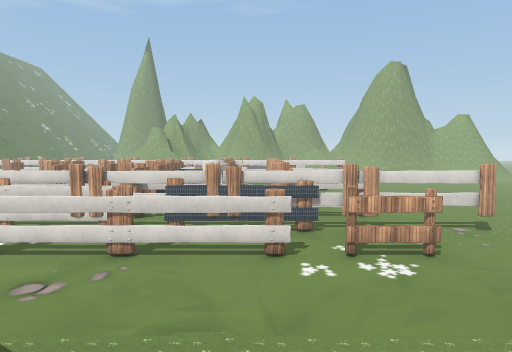
view 1 (above)

24 first-person views from a walk through a Unity game level. The camera is 1.4 m above the floor, tilts 4° down and sees 75° across. The floor is counted in squares, 2 m on a side. Each view is taken from the middle of a square. On the plan, view 1 faces up. The plan holds only what a view shows up to about 10 squares ahead; the rest is blank. The place goes on beyond the plan. The player is left out. Some animated figures are not drawn. Some surface patterns are stand-ins.

view 2
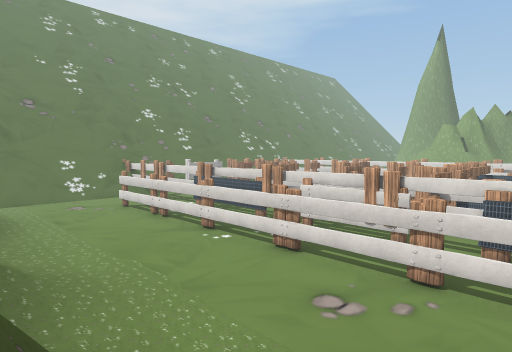

view 3
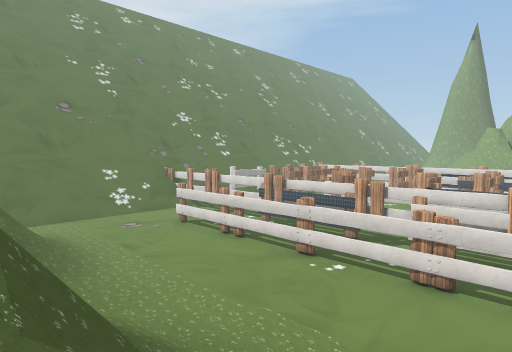

view 4
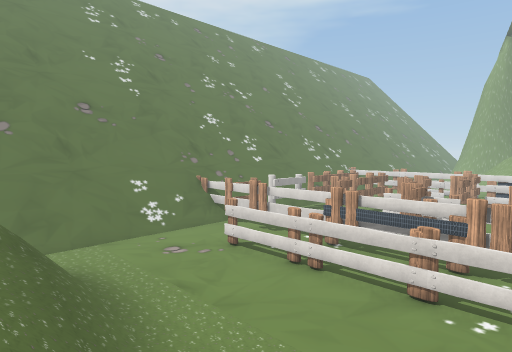

view 5
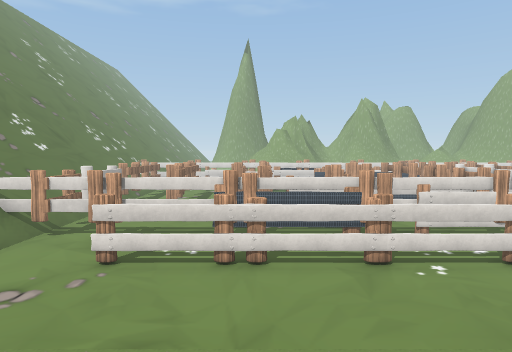

view 6
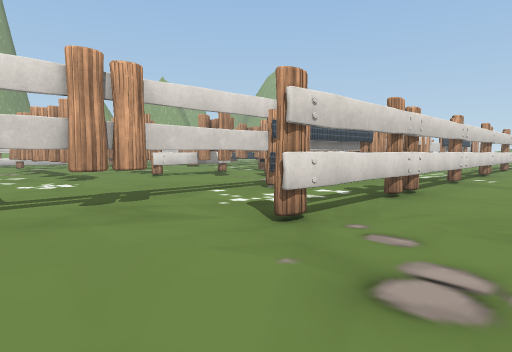

view 7
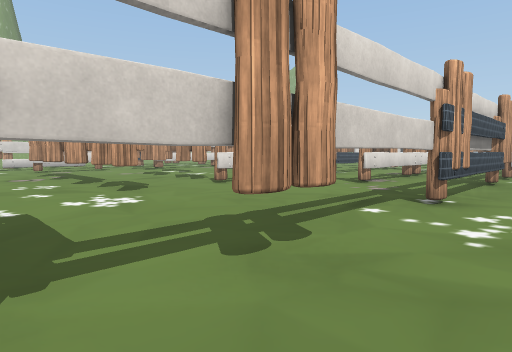

view 8
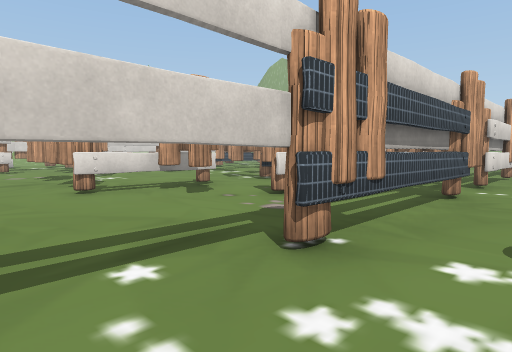

view 9
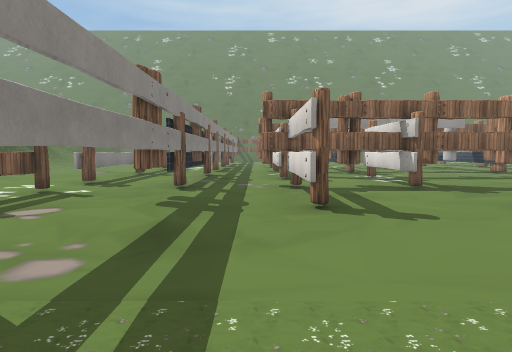

view 10
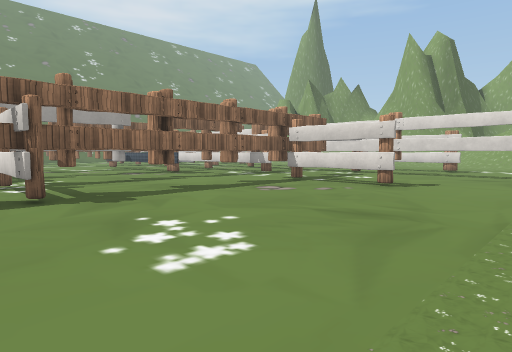

view 11
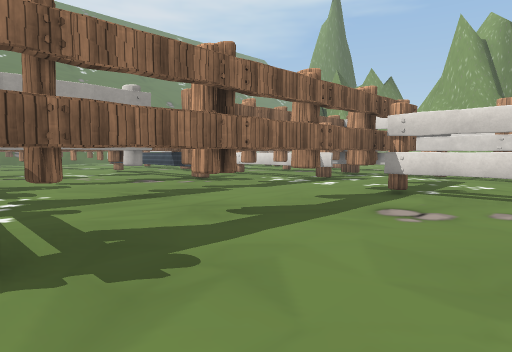

view 12
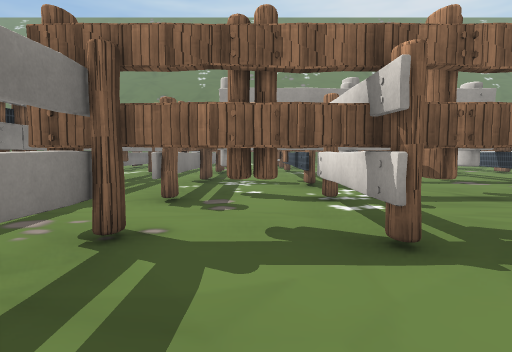

view 13
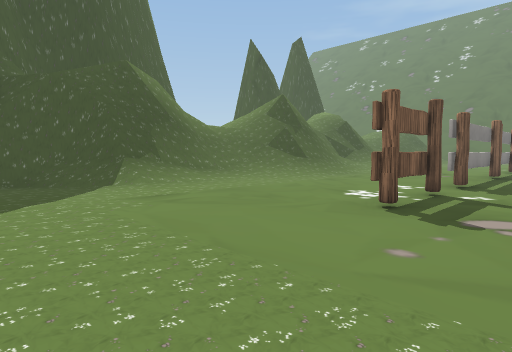

view 14
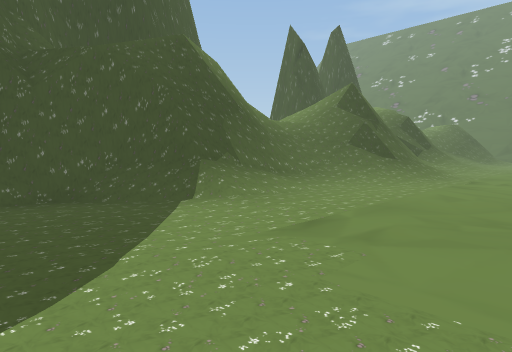

view 15
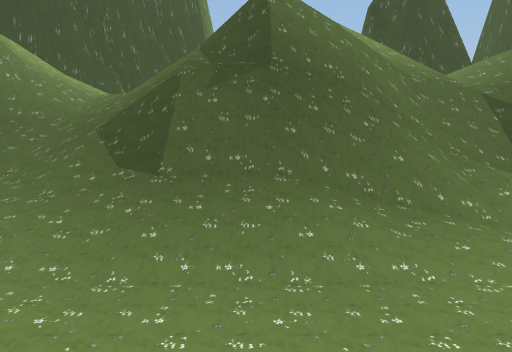

view 16
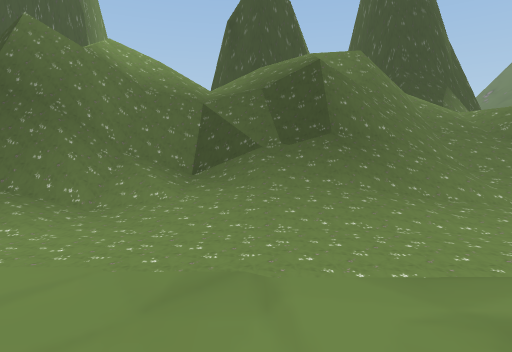

view 17
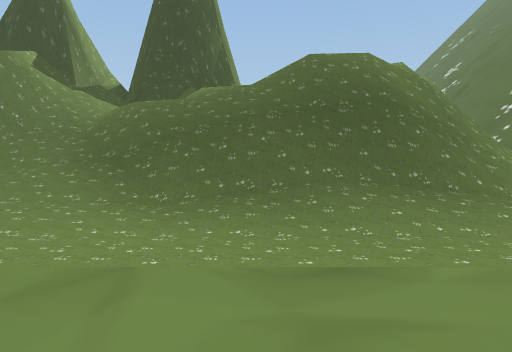

view 18
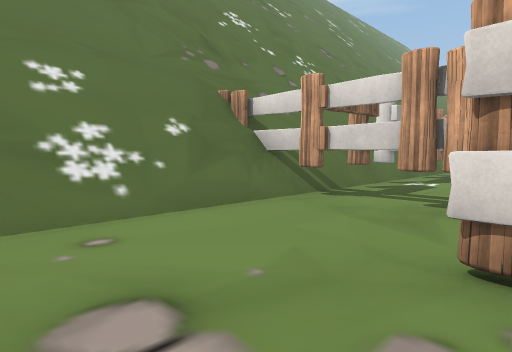

view 19
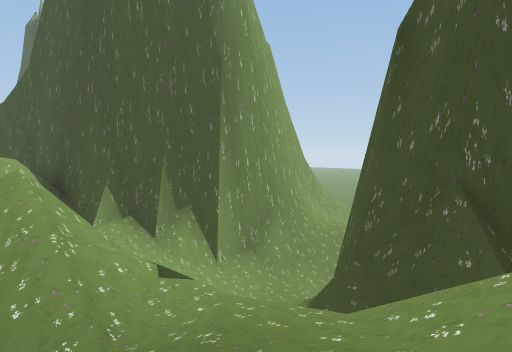

view 20
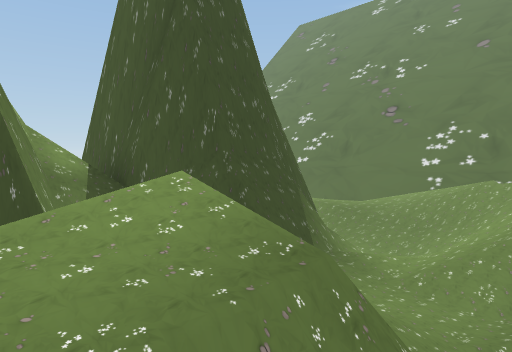

view 21
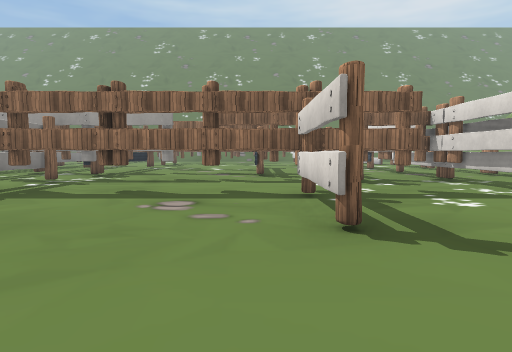

view 22
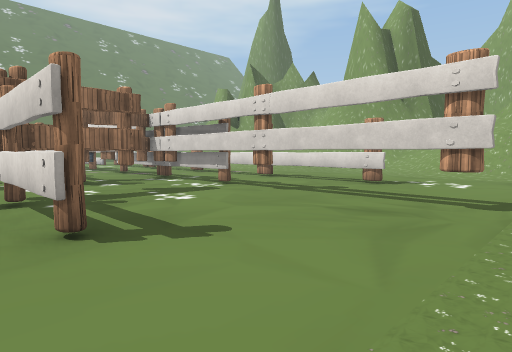

view 23
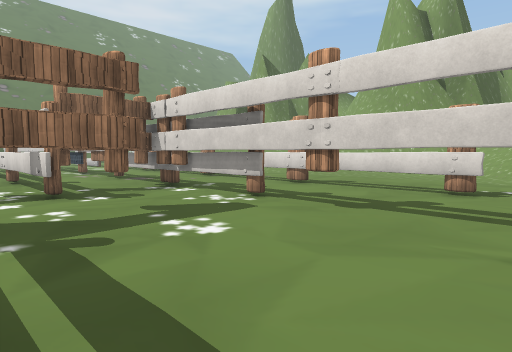

view 24
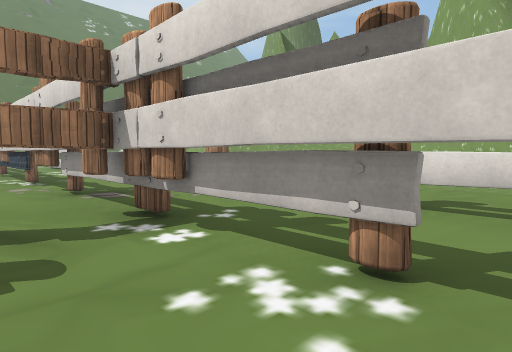

### Floor plan
Key: @ floor where view 1 was taken; # wall or solid block; . floor; / step, stairs or slope; = window, fence, low wall or low ledge; ^ raised ledge; v drop or lower ground; F fence; O other object.
Columns run from 20 left of view 1 to 8 right of it. Each row starts with its distance up from view 1.
 25            ................
 24          OOOOF#FFOFFOF.F..F
 23             OOOOOOFFOOOOOO..
 22              .....FF.F......
 21               OOOOFF.F......
 20               ....FF.FFOF...
 19     FF .OO     #OFFF.F......
 18    .FF.FOO   O.OO.FF.F.....
 17   F..F.F...  O.FF.OO.F......
 16   F.FF.F.....O.FF.OO.F......
 15   O.FF.F...FFO..O.OO.F......
 14   O.FF.FFF.FF ##OFOFOF......
 13   O.....FF..   .F.OO.F......
 12  #O......FOOO OOFOOF.FOOF...
 11 .#F.............F....F.......
 10 F#FOOOOFOO FOFOOFOFOOFO.OOO.
  9   ..F..FFOOFFFOFF.OF##OF...F.
  8   ...........................
  7   ...FOFFOFFOOFOOFOOF.FFF....
  6   ...........................
  5   ...........................
  4    ..........................
  3    .//////////////////.......
  2    //=///////////#=#//////...
  1    /##=//=//=vvv###///=^^#/.
  0    #v//////=#///////@/=#v###
 -1     //=//////////=   /////v#
 -2     ////////==///= ///=/ =##
 -3    ////=#^^/ #==  ///=^#^##
 -4    //// ^^^###^#///##^
 -5     ///    ^^  ^///#^
 -6            #     //#
 -7                  //#
 -8                  //#

Where each view was taken, in squares from view 1:
view 1: 0 up, 0 right, facing up
view 2: 1 up, 1 left, facing up-left
view 3: 0 up, 4 left, facing up-left
view 4: 0 up, 7 left, facing up-left
view 5: 0 up, 12 left, facing up
view 6: 5 up, 18 left, facing up-right
view 7: 8 up, 18 left, facing up-right
view 8: 8 up, 15 left, facing up-right
view 9: 11 up, 8 right, facing left
view 10: 13 up, 7 right, facing up-left
view 11: 14 up, 4 right, facing up-left
view 12: 13 up, 4 right, facing left
view 13: 9 up, 8 right, facing down-left
view 14: 6 up, 8 right, facing down-left
view 15: 5 up, 2 left, facing down
view 16: 6 up, 6 left, facing down
view 17: 6 up, 13 left, facing down
view 18: 5 up, 15 left, facing up-left
view 19: 0 up, 7 left, facing down-right
view 20: 0 up, 7 left, facing down-left
view 21: 19 up, 7 right, facing left
view 22: 19 up, 7 right, facing up-left
view 23: 20 up, 5 right, facing up-left
view 24: 22 up, 2 right, facing up-left
